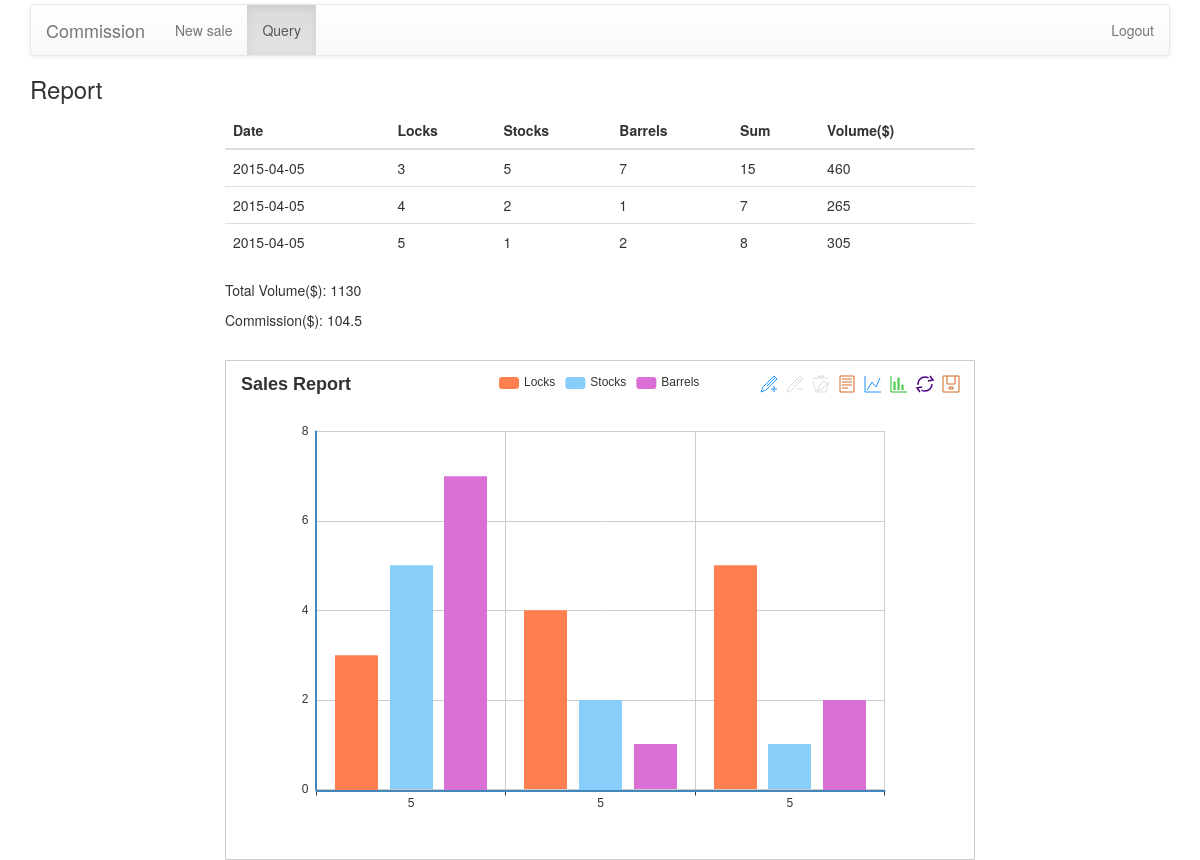
Page /query/this_month (signed in) on the committed database.
### Commission/models.py (models this page shows)
class BaseModel(peewee.Model):
    class Meta:
        database = db

class Sale(BaseModel):
    saler = peewee.ForeignKeyField(User, related_name='sales')
    locks = peewee.IntegerField()
    stocks = peewee.IntegerField()
    barrels = peewee.IntegerField()
    date = peewee.DateField()

### Commission/views.py (the view)
@login_required
@app.route("/query/this_month", methods=["GET"])
def query_this_month():
    salesman = g.user
    d = date.today()
    start_date = date(d.year, d.month, 1)
    end_date = date(d.year, d.month + 1, 1)
    results = []
    for sale in salesman.sales:
        if start_date <= sale.date < end_date and sale.locks >= 0:
            results.append(sale)
    total_locks, total_stocks, total_barrels, _ = get_total_sales(
        salesman, d.year, d.month)
    commission = get_commission(total_locks, total_stocks, total_barrels)
    return render_template('query_result.html', sales=sorted(results, key=lambda x:x.date.day), title="Report", total_locks=total_locks, total_stocks=total_stocks, total_barrels=total_barrels, commission=commission)

### Commission/utils.py (called while the page is built)
def get_total_sales(user, year, month):
    total_locks = 0
    total_stocks = 0
    total_barrels = 0
    early_finish = False
    target_date_start = date(int(year), int(month), 1)
    target_date_end = date(int(year), int(month + 1), 1)
    for sale in user.sales:
        if target_date_start <= sale.date < target_date_end and sale.locks >= 0:
            total_locks += sale.locks
            total_stocks += sale.stocks
            total_barrels += sale.barrels
        if sale.locks == -1:
            early_finish = True
    return (total_locks, total_stocks, total_barrels, early_finish)

def is_qualified_for_commission(total_locks, total_stocks, total_barrels):
    return not(total_locks == 0 or total_stocks == 0 or total_barrels == 0)

def get_commission(total_locks, total_stocks, total_barrels):
    result = 0
    if is_qualified_for_commission(total_locks, total_stocks, total_barrels):
        total_sales = total_locks * LOCKS_PRICE + total_stocks * \
            STOCKS_PRICE + total_barrels * BARRELS_PRICE
        if total_sales <= 1000:
            result = total_sales * 0.1
        elif total_sales > 1000 and total_sales <= 1800:
            result = 1000 * 0.1 + (total_sales - 1000) * 0.15
        elif total_sales > 1800:
            result = 1000 * 0.1 + 800 * 0.15 + (total_sales - 1800) * 0.2
    return result

### Commission/views.py (called while the page is built)
@app.before_request
def before_request():
    g.user = None
    if 'user_id' in session:
        try:
            g.user = User.get(User.id == session['user_id'])
        except DoesNotExist:
            pass

### Commission/templates/query_result.html (shortened to what this page needs)
{% extends 'base.html' %}
{% block body %}
<div class="container">
    <nav class="navbar navbar-default" role="navigation">
     <div class="container-fluid">
	<div class="navbar-header">
	      <a class="navbar-brand" href="#">Commission</a>
	  	</div>
	  	<ul class="nav navbar-nav">
      {% if g.user.level == 0 %}
        <li><a href="/salesman">New sale <span class="sr-only">(current)</span></a></li>
      {% endif %}
        <li class="active"><a href="{% if g.user.level == 0 %}/query{% else %}/gunsmith{% endif %}">Query</a></li>
        </ul>
		<ul class="nav navbar-nav navbar-right">
		<li><a href="/logout">Logout</a></li>
		</ul>
		</div>
	</nav>
<h3>Report</h3>
<div class="row">
<div class="col-md-8 col-md-offset-2">
<table class="table">
<thead>
<tr>
	<th>Date</th>
	<th>Locks</th>
	<th>Stocks</th>
	<th>Barrels</th>
	<th>Sum</th>
	<th>Volume($)</th>
</tr>
</thead>
<tbody>
{% for sale in sales %}
<tr>
	<td> {{ sale.date}} </td>
	<td>{{ sale.locks }}</td>
	<td>{{ sale.stocks }}</td>
	<td>{{ sale.barrels }}</td>
	<td>{{ sale.locks + sale.stocks + sale.barrels }}</td>
	<td>{{ 45 * sale.locks + 30 * sale.stocks + 25 * sale.barrels }}</td>
</tr>
{% endfor %}
</tbody>
</table>
</div>
</div>
<div class="row">
	<div class="col-md-8 col-md-offset-2">
		<p>Total Volume($): <span>{{ total_locks * 45 + total_stocks * 30 + total_barrels * 35 }}</span></p>
		<p>Commission($): <span>{{ commission }}</span></p>
	</div>
</div>
<br>
<div class="row">
	<div class="col-md-8 col-md-offset-2">
	<div id="chart" style="height: 500px; border: 1px solid rgb(204, 204, 204); padding: 10px; background-color: transparent; cursor: default;"></div>
	</div>
</div>
<script type="text/javascript">
	var myChart = echarts.init(document.getElementById('chart'));
  var locksData = [];
  var stocksData = [];
  var barrelsData = [];
  var dateX = []
  {% for sale in sales %}
  locksData.push({{ sale.locks }});
  stocksData.push({{ sale.stocks }});
  barrelsData.push({{ sale.barrels }});
  dateX.push({{ sale.date.day }});
  {% endfor %}
  option = {
      title : {
          text: 'Sales Report',
      },
      tooltip : {
          trigger: 'axis'
      },
      legend: {
          data:['Locks','Stocks', 'Barrels']
      },
      toolbox: {
          show : true,
          feature : {
              mark : {show: true},
              dataView : {show: true, readOnly: false},
              magicType : {show: true, type: ['line', 'bar']},
              restore : {show: true},
              saveAsImage : {show: true}
          }
      },
      calculable : true,
      xAxis : [
          {
              type : 'category',
              data : dateX
          }
      ],
      yAxis : [
          {
              type : 'value'
          }
      ],
      series : [
          {
              name:'Locks',
              type:'bar',
              data:locksData,
          },
          {
              name:'Stocks',
              type:'bar',
              data:stocksData,
          },
          {
              name:'Barrels',
              type:'bar',
              data:barrelsData,
          }
      ]
  };
  myChart.setOption(option);
    </script>
{% endblock %}

### Commission/templates/base.html (shortened to what this page needs)
<!DOCTYPE html>
<html>
  <head>
        <link href="{{ url_for('static', filename='css/bootstrap.min.css') }}" rel="stylesheet">
        <link href="{{ url_for('static', filename='css/bootstrap-theme.min.css') }}" rel="stylesheet">
  </head>
  <body>
    {% block body %}
    {% endblock %}
  </body>
</html>

### Commission/templates/base.html (style rules this page uses)
body { padding-top: 4px; }

### rows in the picture
Sale: date "2015-04-05", locks "3", stocks "5", barrels "7", sale.locks+sale.stocks+sale.barrels "15", 45*sale.locks+30*sale.stocks+25*sale.barrels "460"
Sale: date "2015-04-05", locks "4", stocks "2", barrels "1", sale.locks+sale.stocks+sale.barrels "7", 45*sale.locks+30*sale.stocks+25*sale.barrels "265"
Sale: date "2015-04-05", locks "5", stocks "1", barrels "2", sale.locks+sale.stocks+sale.barrels "8", 45*sale.locks+30*sale.stocks+25*sale.barrels "305"

### other values in the picture
{{ total_locks * 45 + total_stocks * 30 + total_barrels * 35 }} "1130"
{{ commission }} "104.5"
chart data {{ sale.locks }} 3, 4, 5
chart data {{ sale.stocks }} 5, 2, 1
chart data {{ sale.barrels }} 7, 1, 2
chart data {{ sale.date.day }} 5, 5, 5
